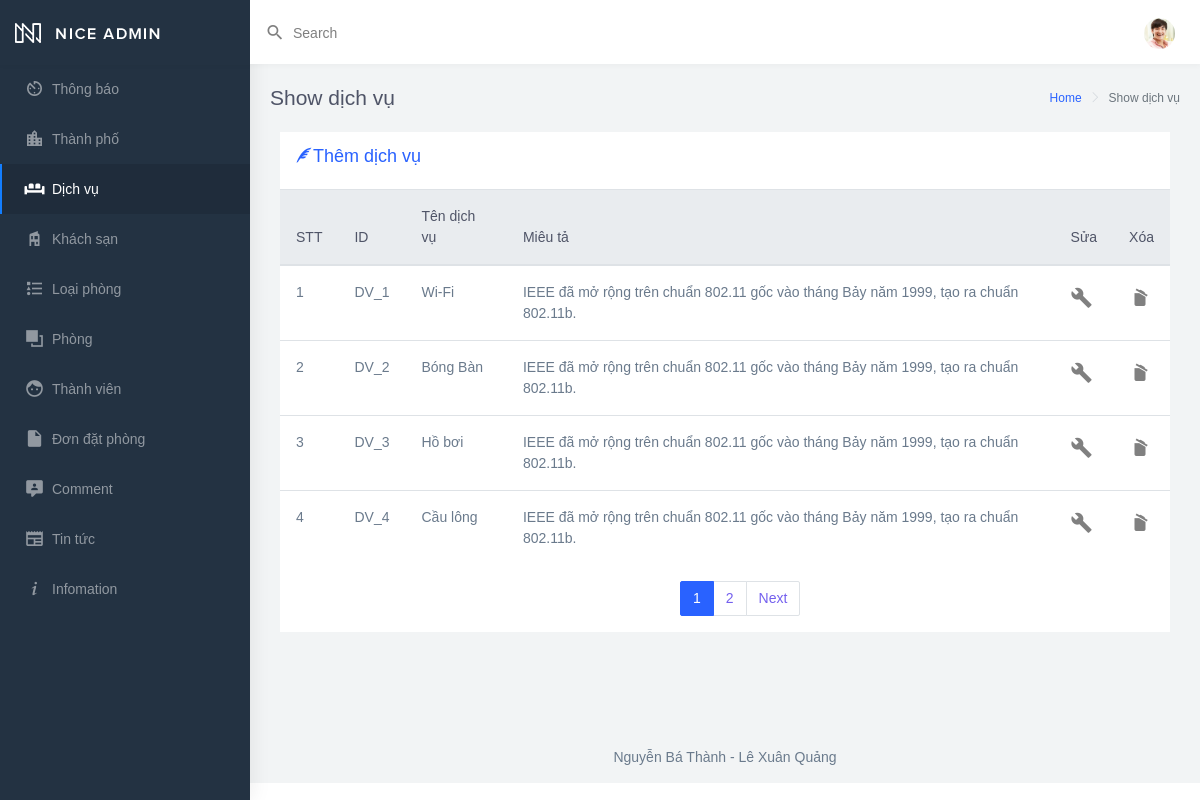
The page /admin/index.php?controller=dichvu&action=show-dichvu (signed in) on the database its author committed.
### tables this page shows
CREATE TABLE `service` (
  `ServiceID` int(11) NOT NULL,
  `NameService` varchar(255) NOT NULL,
  `Detail` text NOT NULL,
  `CreateAt` timestamp NOT NULL DEFAULT current_timestamp()
);

### admin/mvc/model/serviceModel.php (called while the page is built, shortened)
<?php
require_once 'connectDB.php';
class serviceModel extends connectDB
{
    function selectService($table,$start,$limit)
    {
        $sql = "SELECT * FROM $table limit $start,$limit";
        $this->result = $this->conn->query($sql)->fetchAll();
        return $this->result;
    }
}

### admin/mvc/view/view-dichvu/show-dichvu.php (the view, shortened to what this page needs)
<?php require_once './mvc/view/include/header.php' ?>
<?php require_once './mvc/view/include/slidebar.php' ?>
<div class="page-wrapper">
    <div class="page-breadcrumb">
        <div class="row">
            <div class="col-5 align-self-center">
                <h4 class="page-title">Show dịch vụ</h4>
            </div>
            <div class="col-7 align-self-center">
                <div class="d-flex align-items-center justify-content-end">
                    <nav aria-label="breadcrumb">
                        <ol class="breadcrumb">
                            <li class="breadcrumb-item">
                                <a href="#">Home</a>
                            </li>
                            <li class="breadcrumb-item active" aria-current="page">Show dịch vụ</li>
                        </ol>
                    </nav>
                </div>
            </div>
        </div>
    </div>
    <div class="container-fluid">
        <div class="row">
            <div class="col-12">
                <div class="col-12">
                    <div class="card">
                        <div class="m-icon">
                            <a href="index.php?controller=dichvu&action=add-dichvu">
                                <h4 class="mdi mdi-feather" title="Thêm">Thêm dịch vụ</h4>
                            </a>
                        </div>
                        <div class="table-responsive">
                            <table class="table">
                                <thead class="thead-light">
                                    <tr>
                                        <th scope="col">STT</th>
                                        <th scope="col">ID</th>
                                        <th scope="col">Tên dịch vụ</th>
                                        <th scope="col">Miêu tả</th>
                                        <th scope="col">Sửa</th>
                                        <th scope="col">Xóa</th>
                                    </tr>
                                </thead>
                                <tbody>
                                    <?php
                                    foreach ($data as $key => $value) {
                                    ?>
                                    <tr>
                                        <th scope="row"><?php echo $start=$start+1;  ?></th>
                                        <td>DV_<?php echo $value["ServiceID"] ?></td>
                                        <td><?php echo $value["NameService"] ?></td>
                                        <td><?php echo $value["Detail"] ?></td>
                                        <td><a href="index.php?controller=dichvu&action=sua-dichvu&id=<?php echo $value["ServiceID"] ?>&page=<?php echo $page ?>"><i class="mdi mdi-wrench" title="Sửa" style="color: grey; font-size: 22px;"></i></a></td>
                                        <td><a href="index.php?controller=dichvu&action=delete&id=<?php echo $value["ServiceID"] ?>&page=<?php echo $page ?>"><i class="mdi mdi-delete-empty" title="Xóa" onclick="return confirm('Bạn có chắc muốn xóa')" style="color: grey; font-size: 22px;"></i></a></td>
                                    </tr>
                                    <?php }
                                    ?>
                                </tbody>
                            </table>
                            <?php
                            echo $phantrang;
                            ?>
                        </div>
                    </div>
                </div>
            </div>
        </div>
    </div>
    <footer class="footer text-center">
        Nguyễn Bá Thành - Lê Xuân Quảng
    </footer>
</div>
</div>
<?php require_once './mvc/view/include/footer.php' ?>

### rows shown on the page
service: ServiceID "1", NameService "Wi-Fi", Detail "IEEE đã mở rộng trên chuẩn 802.11 gốc vào tháng Bảy năm 1999, tạo ra chuẩn 802.11b."
service: start "2", ServiceID "2", NameService "Bóng Bàn", Detail "IEEE đã mở rộng trên chuẩn 802.11 gốc vào tháng Bảy năm 1999, tạo ra chuẩn 802.11b."
service: start "3", ServiceID "3", NameService "Hồ bơi", Detail "IEEE đã mở rộng trên chuẩn 802.11 gốc vào tháng Bảy năm 1999, tạo ra chuẩn 802.11b."
service: start "4", ServiceID "4", NameService "Cầu lông", Detail "IEEE đã mở rộng trên chuẩn 802.11 gốc vào tháng Bảy năm 1999, tạo ra chuẩn 802.11b."
